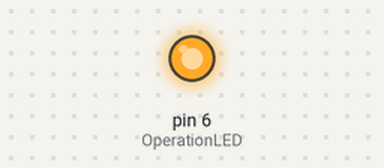
A sketch run on a simulated Arduino Uno, built with avr-gcc and run on an emulated ATmega328P. Shown: output pins drawn as LEDs (lit = HIGH).

Above: at 0.1 s.
Timing chart, 0 to 1.6 s (numbered marks = the images above):
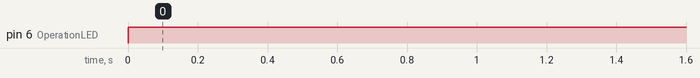

The sketch:

SmartFeedPro_OperationLED.ino
```cpp
// *****************************************************************
// Code Created By: Abhishek Sebastian
// Code Creation Date: October 28, 2023
// Code Ownership: Abhira A.I
// Unauthorized use or distribution of this code is strictly prohibited.
// *****************************************************************

const int OperationLED = 6;  // Define the GPIO pin for the OperationLED (D6)

void setup() {
  pinMode(OperationLED, OUTPUT); // Set the LED pin as an OUTPUT
}

void loop() {
  // Call the OperationLedGlow function to turn on the OperationLED
  OperationLedGlow();
  delay(200); // Delay for 1 second (1000 milliseconds)
}

void OperationLedGlow() {
  digitalWrite(OperationLED, HIGH); // Turn on the LED
}
```

Measured:
- by itself, pin 6 (OperationLED): LOW → HIGH at 0.00 s
